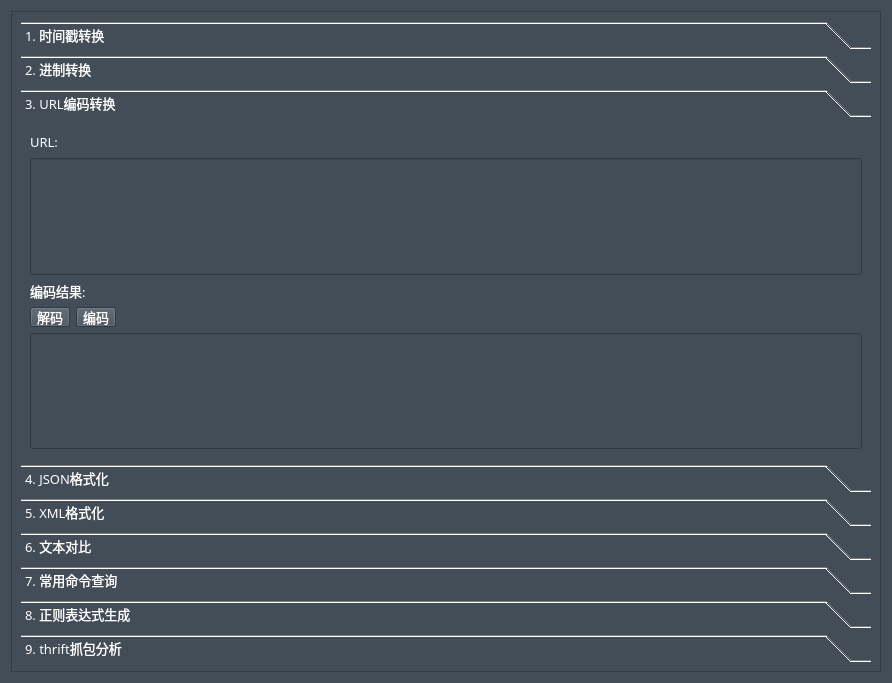
<?xml version="1.0" encoding="UTF-8"?>
<ui version="4.0">
 <class>toolswidget</class>
 <widget class="QWidget" name="toolswidget">
  <property name="geometry">
   <rect>
    <x>0</x>
    <y>0</y>
    <width>892</width>
    <height>683</height>
   </rect>
  </property>
  <property name="windowTitle">
   <string>Form</string>
  </property>
  <property name="styleSheet">
   <string notr="true">background-color: rgb(67, 77, 88);
color: rgb(255, 255, 255);</string>
  </property>
  <layout class="QVBoxLayout" name="verticalLayout_2">
   <item>
    <widget class="QScrollArea" name="scrollArea">
     <property name="widgetResizable">
      <bool>true</bool>
     </property>
     <widget class="QWidget" name="scrollAreaWidgetContents">
      <property name="geometry">
       <rect>
        <x>0</x>
        <y>0</y>
        <width>872</width>
        <height>663</height>
       </rect>
      </property>
      <layout class="QVBoxLayout" name="verticalLayout">
       <item>
        <widget class="QToolBox" name="toolBox">
         <property name="font">
          <font>
           <family>OPPOSans B</family>
           <pointsize>10</pointsize>
           <stylestrategy>PreferAntialias</stylestrategy>
          </font>
         </property>
         <property name="currentIndex">
          <number>2</number>
         </property>
         <widget class="QWidget" name="page">
          <property name="geometry">
           <rect>
            <x>0</x>
            <y>0</y>
            <width>854</width>
            <height>366</height>
           </rect>
          </property>
          <property name="minimumSize">
           <size>
            <width>0</width>
            <height>96</height>
           </size>
          </property>
          <property name="maximumSize">
           <size>
            <width>16777215</width>
            <height>16777215</height>
           </size>
          </property>
          <attribute name="label">
           <string>1. 时间戳转换</string>
          </attribute>
          <layout class="QVBoxLayout" name="verticalLayout_5">
           <item>
            <layout class="QGridLayout" name="gridLayout">
             <item row="1" column="1">
              <widget class="QLineEdit" name="lineEdit_timestamp_in">
               <property name="minimumSize">
                <size>
                 <width>170</width>
                 <height>0</height>
                </size>
               </property>
               <property name="maximumSize">
                <size>
                 <width>170</width>
                 <height>16777215</height>
                </size>
               </property>
               <property name="font">
                <font>
                 <family>OPPOSans B</family>
                 <pointsize>10</pointsize>
                 <stylestrategy>PreferAntialias</stylestrategy>
                </font>
               </property>
              </widget>
             </item>
             <item row="1" column="0">
              <widget class="QLabel" name="label_2">
               <property name="font">
                <font>
                 <family>OPPOSans B</family>
                 <pointsize>10</pointsize>
                 <stylestrategy>PreferAntialias</stylestrategy>
                </font>
               </property>
               <property name="text">
                <string>时间戳</string>
               </property>
              </widget>
             </item>
             <item row="2" column="1">
              <widget class="QLineEdit" name="lineEdit_date_in">
               <property name="minimumSize">
                <size>
                 <width>170</width>
                 <height>0</height>
                </size>
               </property>
               <property name="maximumSize">
                <size>
                 <width>170</width>
                 <height>16777215</height>
                </size>
               </property>
               <property name="font">
                <font>
                 <family>OPPOSans B</family>
                 <pointsize>10</pointsize>
                 <stylestrategy>PreferAntialias</stylestrategy>
                </font>
               </property>
              </widget>
             </item>
             <item row="1" column="4">
              <widget class="QLineEdit" name="lineEdit_date_out">
               <property name="minimumSize">
                <size>
                 <width>170</width>
                 <height>0</height>
                </size>
               </property>
               <property name="maximumSize">
                <size>
                 <width>170</width>
                 <height>16777215</height>
                </size>
               </property>
               <property name="font">
                <font>
                 <family>OPPOSans B</family>
                 <pointsize>10</pointsize>
                 <stylestrategy>PreferAntialias</stylestrategy>
                </font>
               </property>
              </widget>
             </item>
             <item row="0" column="0">
              <widget class="QLabel" name="label">
               <property name="font">
                <font>
                 <family>OPPOSans B</family>
                 <pointsize>10</pointsize>
                 <stylestrategy>PreferAntialias</stylestrategy>
                </font>
               </property>
               <property name="text">
                <string>现在：</string>
               </property>
              </widget>
             </item>
             <item row="0" column="1">
              <widget class="QLineEdit" name="lineEdit_now">
               <property name="minimumSize">
                <size>
                 <width>170</width>
                 <height>0</height>
                </size>
               </property>
               <property name="maximumSize">
                <size>
                 <width>170</width>
                 <height>16777215</height>
                </size>
               </property>
               <property name="font">
                <font>
                 <family>OPPOSans B</family>
                 <pointsize>10</pointsize>
                 <stylestrategy>PreferAntialias</stylestrategy>
                </font>
               </property>
              </widget>
             </item>
             <item row="2" column="4">
              <widget class="QLineEdit" name="lineEdit_timestamp_out">
               <property name="minimumSize">
                <size>
                 <width>170</width>
                 <height>0</height>
                </size>
               </property>
               <property name="maximumSize">
                <size>
                 <width>170</width>
                 <height>16777215</height>
                </size>
               </property>
               <property name="font">
                <font>
                 <family>OPPOSans B</family>
                 <pointsize>10</pointsize>
                 <stylestrategy>PreferAntialias</stylestrategy>
                </font>
               </property>
              </widget>
             </item>
             <item row="1" column="3">
              <widget class="QToolButton" name="toolButton">
               <property name="minimumSize">
                <size>
                 <width>60</width>
                 <height>0</height>
                </size>
               </property>
               <property name="maximumSize">
                <size>
                 <width>60</width>
                 <height>16777215</height>
                </size>
               </property>
               <property name="font">
                <font>
                 <family>OPPOSans B</family>
                 <pointsize>10</pointsize>
                 <stylestrategy>PreferAntialias</stylestrategy>
                </font>
               </property>
               <property name="text">
                <string>转换</string>
               </property>
              </widget>
             </item>
             <item row="1" column="2">
              <widget class="QComboBox" name="comboBox_timestamp">
               <property name="minimumSize">
                <size>
                 <width>70</width>
                 <height>0</height>
                </size>
               </property>
               <property name="maximumSize">
                <size>
                 <width>70</width>
                 <height>16777215</height>
                </size>
               </property>
               <property name="font">
                <font>
                 <family>OPPOSans B</family>
                 <pointsize>10</pointsize>
                 <stylestrategy>PreferAntialias</stylestrategy>
                </font>
               </property>
               <item>
                <property name="text">
                 <string>秒(s)</string>
                </property>
               </item>
               <item>
                <property name="text">
                 <string>毫秒(ms)</string>
                </property>
               </item>
              </widget>
             </item>
             <item row="2" column="3">
              <widget class="QToolButton" name="toolButton_2">
               <property name="minimumSize">
                <size>
                 <width>60</width>
                 <height>0</height>
                </size>
               </property>
               <property name="maximumSize">
                <size>
                 <width>60</width>
                 <height>16777215</height>
                </size>
               </property>
               <property name="font">
                <font>
                 <family>OPPOSans B</family>
                 <pointsize>10</pointsize>
                 <stylestrategy>PreferAntialias</stylestrategy>
                </font>
               </property>
               <property name="text">
                <string>转换</string>
               </property>
              </widget>
             </item>
             <item row="2" column="0">
              <widget class="QLabel" name="label_5">
               <property name="font">
                <font>
                 <family>OPPOSans B</family>
                 <pointsize>10</pointsize>
                 <stylestrategy>PreferAntialias</stylestrategy>
                </font>
               </property>
               <property name="text">
                <string>时间</string>
               </property>
              </widget>
             </item>
             <item row="1" column="6">
              <spacer name="horizontalSpacer_3">
               <property name="orientation">
                <enum>Qt::Horizontal</enum>
               </property>
               <property name="sizeHint" stdset="0">
                <size>
                 <width>40</width>
                 <height>20</height>
                </size>
               </property>
              </spacer>
             </item>
             <item row="2" column="5">
              <widget class="QComboBox" name="comboBox_date">
               <property name="minimumSize">
                <size>
                 <width>70</width>
                 <height>0</height>
                </size>
               </property>
               <property name="maximumSize">
                <size>
                 <width>70</width>
                 <height>16777215</height>
                </size>
               </property>
               <property name="font">
                <font>
                 <family>OPPOSans B</family>
                 <pointsize>10</pointsize>
                 <stylestrategy>PreferAntialias</stylestrategy>
                </font>
               </property>
               <item>
                <property name="text">
                 <string>秒(s)</string>
                </property>
               </item>
               <item>
                <property name="text">
                 <string>毫秒(ms)</string>
                </property>
               </item>
              </widget>
             </item>
             <item row="0" column="3">
              <widget class="QToolButton" name="toolButton_7">
               <property name="minimumSize">
                <size>
                 <width>60</width>
                 <height>0</height>
                </size>
               </property>
               <property name="maximumSize">
                <size>
                 <width>60</width>
                 <height>16777215</height>
                </size>
               </property>
               <property name="font">
                <font>
                 <family>OPPOSans B</family>
                 <pointsize>10</pointsize>
                 <stylestrategy>PreferAntialias</stylestrategy>
                </font>
               </property>
               <property name="text">
                <string>停止</string>
               </property>
              </widget>
             </item>
            </layout>
           </item>
           <item>
            <spacer name="verticalSpacer">
             <property name="orientation">
              <enum>Qt::Vertical</enum>
             </property>
             <property name="sizeHint" stdset="0">
              <size>
               <width>20</width>
               <height>40</height>
              </size>
             </property>
            </spacer>
           </item>
          </layout>
         </widget>
         <widget class="QWidget" name="page_2">
          <property name="geometry">
           <rect>
            <x>0</x>
            <y>0</y>
            <width>854</width>
            <height>366</height>
           </rect>
          </property>
          <attribute name="label">
           <string>2. 进制转换</string>
          </attribute>
          <layout class="QVBoxLayout" name="verticalLayout_4">
           <item>
            <layout class="QGridLayout" name="gridLayout_2">
             <item row="2" column="1">
              <widget class="QLineEdit" name="lineEdit_dec">
               <property name="font">
                <font>
                 <family>OPPOSans B</family>
                 <pointsize>10</pointsize>
                 <stylestrategy>PreferAntialias</stylestrategy>
                </font>
               </property>
              </widget>
             </item>
             <item row="2" column="0">
              <widget class="QLabel" name="label_7">
               <property name="font">
                <font>
                 <family>OPPOSans B</family>
                 <pointsize>10</pointsize>
                 <stylestrategy>PreferAntialias</stylestrategy>
                </font>
               </property>
               <property name="text">
                <string>十进制：</string>
               </property>
              </widget>
             </item>
             <item row="4" column="1">
              <widget class="QLineEdit" name="lineEdit_bin">
               <property name="font">
                <font>
                 <family>OPPOSans B</family>
                 <pointsize>10</pointsize>
                 <stylestrategy>PreferAntialias</stylestrategy>
                </font>
               </property>
              </widget>
             </item>
             <item row="0" column="1">
              <widget class="QLineEdit" name="lineEdit_hex">
               <property name="font">
                <font>
                 <family>OPPOSans B</family>
                 <pointsize>10</pointsize>
                 <stylestrategy>PreferAntialias</stylestrategy>
                </font>
               </property>
              </widget>
             </item>
             <item row="0" column="0">
              <widget class="QLabel" name="label_6">
               <property name="font">
                <font>
                 <family>OPPOSans B</family>
                 <pointsize>10</pointsize>
                 <stylestrategy>PreferAntialias</stylestrategy>
                </font>
               </property>
               <property name="text">
                <string>十六进制：</string>
               </property>
              </widget>
             </item>
             <item row="2" column="2">
              <spacer name="horizontalSpacer_4">
               <property name="orientation">
                <enum>Qt::Horizontal</enum>
               </property>
               <property name="sizeHint" stdset="0">
                <size>
                 <width>40</width>
                 <height>20</height>
                </size>
               </property>
              </spacer>
             </item>
             <item row="4" column="0">
              <widget class="QLabel" name="label_8">
               <property name="font">
                <font>
                 <family>OPPOSans B</family>
                 <pointsize>10</pointsize>
                 <stylestrategy>PreferAntialias</stylestrategy>
                </font>
               </property>
               <property name="text">
                <string>二进制：</string>
               </property>
              </widget>
             </item>
             <item row="3" column="0">
              <widget class="QLabel" name="label_15">
               <property name="font">
                <font>
                 <family>OPPOSans B</family>
                 <pointsize>10</pointsize>
                 <stylestrategy>PreferAntialias</stylestrategy>
                </font>
               </property>
               <property name="text">
                <string>八进制：</string>
               </property>
              </widget>
             </item>
             <item row="3" column="1">
              <widget class="QLineEdit" name="lineEdit_oct">
               <property name="font">
                <font>
                 <family>OPPOSans B</family>
                 <pointsize>10</pointsize>
                 <stylestrategy>PreferAntialias</stylestrategy>
                </font>
               </property>
              </widget>
             </item>
            </layout>
           </item>
           <item>
            <spacer name="verticalSpacer_2">
             <property name="orientation">
              <enum>Qt::Vertical</enum>
             </property>
             <property name="sizeHint" stdset="0">
              <size>
               <width>20</width>
               <height>40</height>
              </size>
             </property>
            </spacer>
           </item>
          </layout>
         </widget>
         <widget class="QWidget" name="page_5">
          <property name="geometry">
           <rect>
            <x>0</x>
            <y>0</y>
            <width>854</width>
            <height>366</height>
           </rect>
          </property>
          <attribute name="label">
           <string>3. URL编码转换</string>
          </attribute>
          <layout class="QVBoxLayout" name="verticalLayout_3">
           <item>
            <widget class="QWidget" name="gridWidget_3" native="true">
             <layout class="QGridLayout" name="gridLayout_3">
              <property name="leftMargin">
               <number>0</number>
              </property>
              <property name="topMargin">
               <number>0</number>
              </property>
              <property name="rightMargin">
               <number>0</number>
              </property>
              <property name="bottomMargin">
               <number>0</number>
              </property>
              <item row="4" column="0">
               <widget class="QLineEdit" name="lineEdit_decode">
                <property name="sizePolicy">
                 <sizepolicy hsizetype="Expanding" vsizetype="Expanding">
                  <horstretch>0</horstretch>
                  <verstretch>0</verstretch>
                 </sizepolicy>
                </property>
                <property name="minimumSize">
                 <size>
                  <width>0</width>
                  <height>100</height>
                 </size>
                </property>
                <property name="font">
                 <font>
                  <family>OPPOSans B</family>
                  <pointsize>10</pointsize>
                  <stylestrategy>PreferAntialias</stylestrategy>
                 </font>
                </property>
               </widget>
              </item>
              <item row="2" column="0">
               <widget class="QLabel" name="label_10">
                <property name="minimumSize">
                 <size>
                  <width>0</width>
                  <height>20</height>
                 </size>
                </property>
                <property name="maximumSize">
                 <size>
                  <width>16777215</width>
                  <height>20</height>
                 </size>
                </property>
                <property name="font">
                 <font>
                  <family>OPPOSans B</family>
                  <pointsize>10</pointsize>
                  <stylestrategy>PreferAntialias</stylestrategy>
                 </font>
                </property>
                <property name="text">
                 <string>编码结果:</string>
                </property>
               </widget>
              </item>
              <item row="0" column="0">
               <widget class="QLabel" name="label_9">
                <property name="minimumSize">
                 <size>
                  <width>0</width>
                  <height>20</height>
                 </size>
                </property>
                <property name="maximumSize">
                 <size>
                  <width>16777215</width>
                  <height>20</height>
                 </size>
                </property>
                <property name="font">
                 <font>
                  <family>OPPOSans B</family>
                  <pointsize>10</pointsize>
                  <stylestrategy>PreferAntialias</stylestrategy>
                 </font>
                </property>
                <property name="text">
                 <string>URL:</string>
                </property>
               </widget>
              </item>
              <item row="1" column="0">
               <widget class="QLineEdit" name="lineEdit_encode">
                <property name="sizePolicy">
                 <sizepolicy hsizetype="Expanding" vsizetype="Expanding">
                  <horstretch>0</horstretch>
                  <verstretch>0</verstretch>
                 </sizepolicy>
                </property>
                <property name="minimumSize">
                 <size>
                  <width>0</width>
                  <height>100</height>
                 </size>
                </property>
                <property name="font">
                 <font>
                  <family>OPPOSans B</family>
                  <pointsize>10</pointsize>
                  <stylestrategy>PreferAntialias</stylestrategy>
                 </font>
                </property>
               </widget>
              </item>
              <item row="3" column="0">
               <widget class="QWidget" name="horizontalWidget" native="true">
                <property name="minimumSize">
                 <size>
                  <width>0</width>
                  <height>20</height>
                 </size>
                </property>
                <property name="maximumSize">
                 <size>
                  <width>16777215</width>
                  <height>20</height>
                 </size>
                </property>
                <layout class="QHBoxLayout" name="horizontalLayout">
                 <property name="leftMargin">
                  <number>0</number>
                 </property>
                 <property name="topMargin">
                  <number>0</number>
                 </property>
                 <property name="rightMargin">
                  <number>0</number>
                 </property>
                 <property name="bottomMargin">
                  <number>0</number>
                 </property>
                 <item>
                  <widget class="QToolButton" name="toolButton_decode">
                   <property name="font">
                    <font>
                     <family>OPPOSans B</family>
                     <pointsize>10</pointsize>
                     <stylestrategy>PreferAntialias</stylestrategy>
                    </font>
                   </property>
                   <property name="text">
                    <string>解码</string>
                   </property>
                  </widget>
                 </item>
                 <item>
                  <widget class="QToolButton" name="toolButton_encode">
                   <property name="font">
                    <font>
                     <family>OPPOSans B</family>
                     <pointsize>10</pointsize>
                     <stylestrategy>PreferAntialias</stylestrategy>
                    </font>
                   </property>
                   <property name="text">
                    <string>编码</string>
                   </property>
                  </widget>
                 </item>
                 <item>
                  <spacer name="horizontalSpacer">
                   <property name="orientation">
                    <enum>Qt::Horizontal</enum>
                   </property>
                   <property name="sizeHint" stdset="0">
                    <size>
                     <width>40</width>
                     <height>20</height>
                    </size>
                   </property>
                  </spacer>
                 </item>
                </layout>
               </widget>
              </item>
             </layout>
            </widget>
           </item>
          </layout>
         </widget>
         <widget class="QWidget" name="page_6">
          <property name="geometry">
           <rect>
            <x>0</x>
            <y>0</y>
            <width>854</width>
            <height>366</height>
           </rect>
          </property>
          <attribute name="label">
           <string>4. JSON格式化</string>
          </attribute>
          <layout class="QHBoxLayout" name="horizontalLayout_2">
           <item>
            <widget class="QTextEdit" name="textEdit_json_source"/>
           </item>
           <item>
            <widget class="QTextEdit" name="textEdit_json_target"/>
           </item>
          </layout>
         </widget>
         <widget class="QWidget" name="page_7">
          <property name="geometry">
           <rect>
            <x>0</x>
            <y>0</y>
            <width>854</width>
            <height>366</height>
           </rect>
          </property>
          <attribute name="label">
           <string>5. XML格式化</string>
          </attribute>
          <layout class="QHBoxLayout" name="horizontalLayout_3">
           <item>
            <widget class="QTextEdit" name="textEdit_xml_source"/>
           </item>
           <item>
            <widget class="QTextEdit" name="textEdit_xml_target"/>
           </item>
          </layout>
         </widget>
         <widget class="QWidget" name="page_8">
          <property name="geometry">
           <rect>
            <x>0</x>
            <y>0</y>
            <width>854</width>
            <height>366</height>
           </rect>
          </property>
          <attribute name="label">
           <string>6. 文本对比</string>
          </attribute>
          <layout class="QHBoxLayout" name="horizontalLayout_4">
           <item>
            <widget class="QTextEdit" name="textEdit_5"/>
           </item>
           <item>
            <widget class="QTextEdit" name="textEdit_6"/>
           </item>
          </layout>
         </widget>
         <widget class="QWidget" name="page_9">
          <property name="geometry">
           <rect>
            <x>0</x>
            <y>0</y>
            <width>854</width>
            <height>366</height>
           </rect>
          </property>
          <attribute name="label">
           <string>7. 常用命令查询</string>
          </attribute>
         </widget>
         <widget class="QWidget" name="page_10">
          <property name="geometry">
           <rect>
            <x>0</x>
            <y>0</y>
            <width>837</width>
            <height>376</height>
           </rect>
          </property>
          <attribute name="label">
           <string>8. 正则表达式生成</string>
          </attribute>
          <layout class="QVBoxLayout" name="verticalLayout_6">
           <item>
            <widget class="QWidget" name="gridWidget_4" native="true">
             <layout class="QGridLayout" name="gridLayout_4">
              <item row="1" column="0">
               <widget class="QLineEdit" name="lineEdit_11">
                <property name="minimumSize">
                 <size>
                  <width>0</width>
                  <height>100</height>
                 </size>
                </property>
                <property name="font">
                 <font>
                  <family>OPPOSans B</family>
                  <pointsize>10</pointsize>
                  <stylestrategy>PreferAntialias</stylestrategy>
                 </font>
                </property>
               </widget>
              </item>
              <item row="5" column="0">
               <widget class="QLineEdit" name="lineEdit_13">
                <property name="minimumSize">
                 <size>
                  <width>0</width>
                  <height>100</height>
                 </size>
                </property>
                <property name="font">
                 <font>
                  <family>OPPOSans B</family>
                  <pointsize>10</pointsize>
                  <stylestrategy>PreferAntialias</stylestrategy>
                 </font>
                </property>
               </widget>
              </item>
              <item row="4" column="0">
               <widget class="QLabel" name="label_13">
                <property name="minimumSize">
                 <size>
                  <width>0</width>
                  <height>20</height>
                 </size>
                </property>
                <property name="maximumSize">
                 <size>
                  <width>16777215</width>
                  <height>20</height>
                 </size>
                </property>
                <property name="font">
                 <font>
                  <family>OPPOSans B</family>
                  <pointsize>10</pointsize>
                  <stylestrategy>PreferAntialias</stylestrategy>
                 </font>
                </property>
                <property name="text">
                 <string>匹配结果：</string>
                </property>
               </widget>
              </item>
              <item row="0" column="0">
               <widget class="QLabel" name="label_11">
                <property name="minimumSize">
                 <size>
                  <width>0</width>
                  <height>20</height>
                 </size>
                </property>
                <property name="maximumSize">
                 <size>
                  <width>16777215</width>
                  <height>20</height>
                 </size>
                </property>
                <property name="font">
                 <font>
                  <family>OPPOSans B</family>
                  <pointsize>10</pointsize>
                  <stylestrategy>PreferAntialias</stylestrategy>
                 </font>
                </property>
                <property name="text">
                 <string>原文：</string>
                </property>
               </widget>
              </item>
              <item row="2" column="0">
               <widget class="QLabel" name="label_12">
                <property name="minimumSize">
                 <size>
                  <width>0</width>
                  <height>20</height>
                 </size>
                </property>
                <property name="maximumSize">
                 <size>
                  <width>16777215</width>
                  <height>20</height>
                 </size>
                </property>
                <property name="font">
                 <font>
                  <family>OPPOSans B</family>
                  <pointsize>10</pointsize>
                  <stylestrategy>PreferAntialias</stylestrategy>
                 </font>
                </property>
                <property name="text">
                 <string>正则表达式：</string>
                </property>
               </widget>
              </item>
              <item row="3" column="0">
               <widget class="QLineEdit" name="lineEdit_12">
                <property name="minimumSize">
                 <size>
                  <width>0</width>
                  <height>50</height>
                 </size>
                </property>
                <property name="font">
                 <font>
                  <family>OPPOSans B</family>
                  <pointsize>10</pointsize>
                  <stylestrategy>PreferAntialias</stylestrategy>
                 </font>
                </property>
                <property name="text">
                 <string/>
                </property>
               </widget>
              </item>
              <item row="3" column="1">
               <widget class="QToolButton" name="toolButton_5">
                <property name="font">
                 <font>
                  <family>OPPOSans B</family>
                  <pointsize>10</pointsize>
                  <stylestrategy>PreferAntialias</stylestrategy>
                 </font>
                </property>
                <property name="text">
                 <string>开始匹配</string>
                </property>
               </widget>
              </item>
             </layout>
            </widget>
           </item>
          </layout>
         </widget>
         <widget class="QWidget" name="page_11">
          <property name="geometry">
           <rect>
            <x>0</x>
            <y>0</y>
            <width>854</width>
            <height>366</height>
           </rect>
          </property>
          <attribute name="label">
           <string>9. thrift抓包分析</string>
          </attribute>
          <layout class="QVBoxLayout" name="verticalLayout_7">
           <item>
            <layout class="QHBoxLayout" name="horizontalLayout_5">
             <item>
              <widget class="QLabel" name="label_14">
               <property name="font">
                <font>
                 <family>OPPOSans B</family>
                 <pointsize>10</pointsize>
                 <stylestrategy>PreferAntialias</stylestrategy>
                </font>
               </property>
               <property name="text">
                <string>端口：</string>
               </property>
              </widget>
             </item>
             <item>
              <widget class="QLineEdit" name="lineEdit_14">
               <property name="font">
                <font>
                 <family>OPPOSans B</family>
                 <pointsize>10</pointsize>
                 <stylestrategy>PreferAntialias</stylestrategy>
                </font>
               </property>
              </widget>
             </item>
             <item>
              <widget class="QComboBox" name="comboBox_4">
               <item>
                <property name="text">
                 <string>一次</string>
                </property>
               </item>
               <item>
                <property name="text">
                 <string>二次</string>
                </property>
               </item>
               <item>
                <property name="text">
                 <string>三次</string>
                </property>
               </item>
              </widget>
             </item>
             <item>
              <widget class="QCheckBox" name="checkBox">
               <property name="font">
                <font>
                 <family>OPPOSans B</family>
                 <pointsize>10</pointsize>
                 <stylestrategy>PreferAntialias</stylestrategy>
                </font>
               </property>
               <property name="text">
                <string>是否在终端输出原始数据</string>
               </property>
              </widget>
             </item>
             <item>
              <widget class="QToolButton" name="toolButton_6">
               <property name="text">
                <string>开始抓包</string>
               </property>
              </widget>
             </item>
             <item>
              <spacer name="horizontalSpacer_2">
               <property name="orientation">
                <enum>Qt::Horizontal</enum>
               </property>
               <property name="sizeHint" stdset="0">
                <size>
                 <width>40</width>
                 <height>20</height>
                </size>
               </property>
              </spacer>
             </item>
            </layout>
           </item>
           <item>
            <widget class="QTextEdit" name="textEdit_7">
             <property name="font">
              <font>
               <family>OPPOSans B</family>
               <pointsize>10</pointsize>
               <stylestrategy>PreferAntialias</stylestrategy>
              </font>
             </property>
            </widget>
           </item>
          </layout>
         </widget>
        </widget>
       </item>
      </layout>
     </widget>
    </widget>
   </item>
  </layout>
 </widget>
 <resources/>
 <connections/>
</ui>
